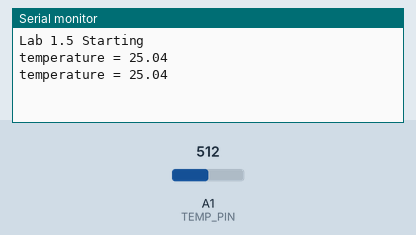
A sketch run on a simulated Arduino Uno, built with avr-gcc and run on an emulated ATmega328P. Parts: the last lines printed to the serial monitor. Inputs (shaded band) come from the test bench; at power-on: A1 (TEMP_PIN) = 512.

Above: at 10.8 s.
10.9 s: A1 (TEMP_PIN) set to 716
At 20.7 s:
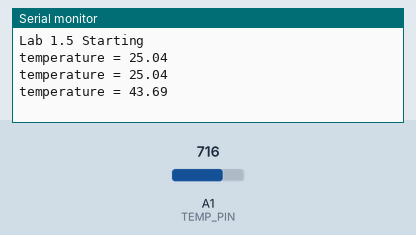
20.9 s: A1 (TEMP_PIN) set to 900
At 31.1 s:
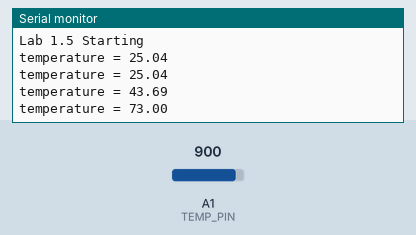
Timing chart, 0 to 32.6 s (numbered marks = the images above; inputs shaded):
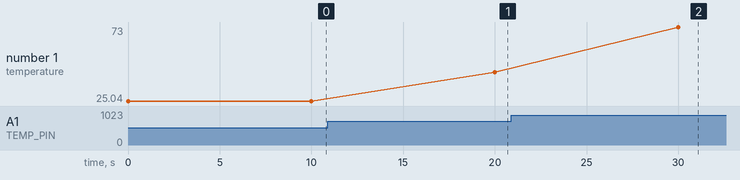

The sketch:

1.5.ino
```cpp
#include <math.h>

const int TEMP_PIN = A1;
const float B = 4275;
const float R0 = 100000;
const float T0 = 298;

void setup() {
  Serial.begin(9600);
  while(!Serial);
  Serial.println("Lab 1.5 Starting");

}

void loop() {
  int a = analogRead(TEMP_PIN);
  float R = ((1023.0/a)-1)*R0;
  float T  = 1/((log(R/R0)/B)+(1/T0));

  Serial.print("temperature = ");
  Serial.println(T-273);
  delay(10000);
}
```

Measured:
- after the input at 10.9 s, the serial monitor: prints a new line after 9.1 s (image 1)
- after the input at 20.9 s, the serial monitor: prints a new line after 9.1 s (image 2)
- plotted number 1: 25.04 → 43.69 after the input at 10.9 s, 43.69 → 73 after the input at 20.9 s
